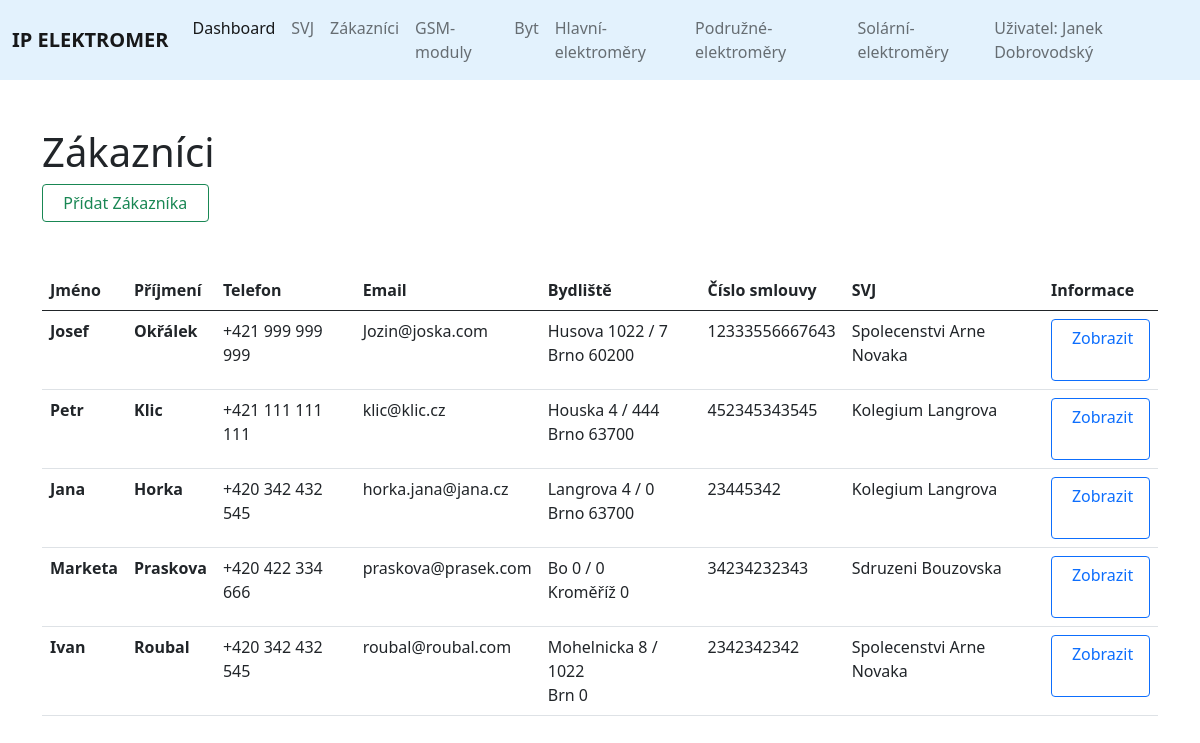
/customers, run on an earlier commit of the app's database.
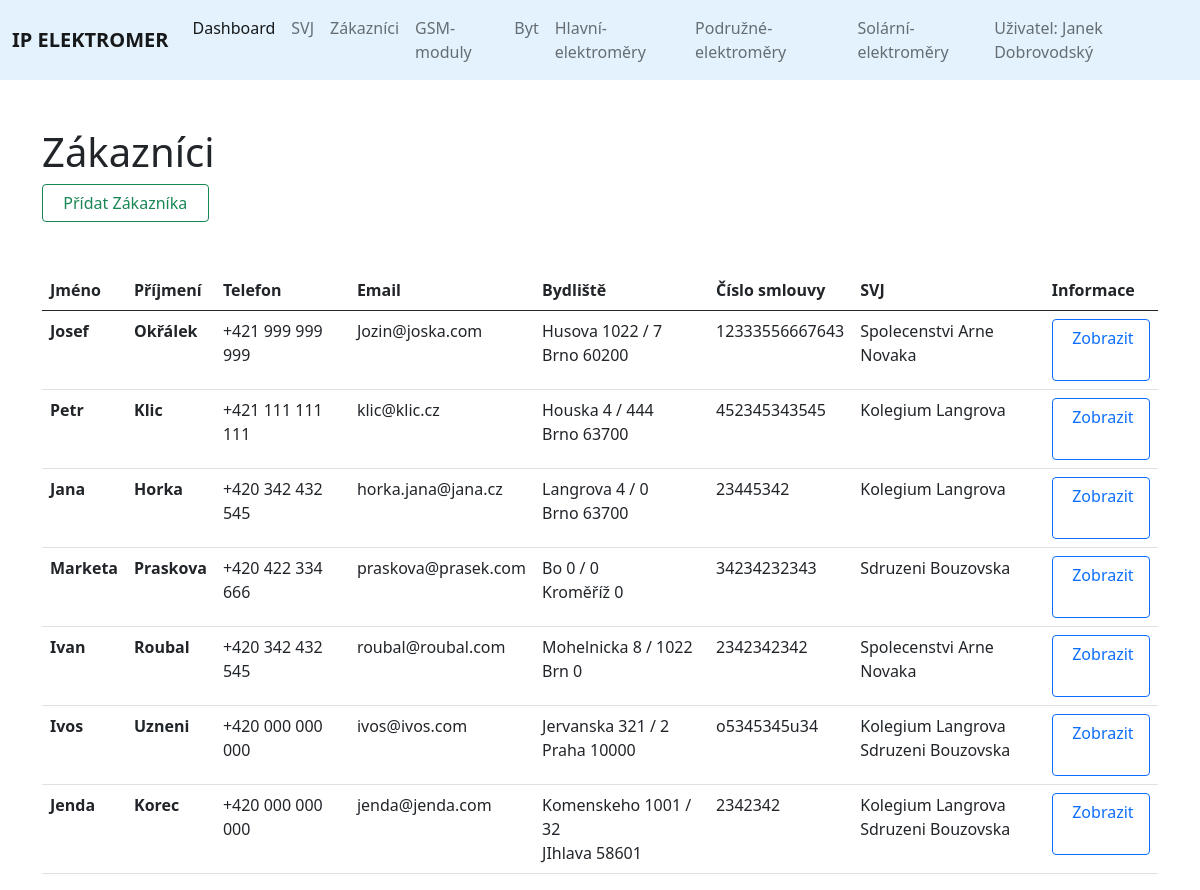
And on a later commit of the database.
### elektromer_app/models.py (models this page shows, shortened)
class Customer(models.Model):
	name = models.CharField(max_length=255, null=False)
	surname = models.CharField(max_length=255, null=False)
	phone = models.CharField(max_length=255, null=False)
	email = models.EmailField(max_length=244, null=False)
	address_street = models.CharField(max_length=255)
	address_orientation_number = models.IntegerField(default=0)
	address_number_subscription= models.IntegerField(default=0)
	address_city = models.CharField(max_length=255)
	address_postal_code = models.IntegerField(default=0)
	contract_number = models.CharField(max_length=255)
	svj = models.ManyToManyField(Svj)
	date_created = models.DateTimeField(auto_now_add=True, null=True)
	history = HistoricalRecords()

class Svj(models.Model):
	identification_number = models.CharField(max_length=255, null=False)
	from_date = models.DateField(null=False)
	to_date = models.DateField(blank=True, null=True)
	date_created = models.DateTimeField(auto_now_add=True, null=True)
	name = models.CharField(max_length=255)
	address_street = models.CharField(max_length=255)
	address_orientation_number = models.IntegerField(default=0)
	address_number_subscription= models.IntegerField(default=0)
	address_city = models.CharField(max_length=255)
	address_postal_code = models.IntegerField(default=0)
	account_number = models.CharField(max_length=255)
	energy_supply = models.CharField(max_length=255)
	number_of_flats = models.IntegerField(default=0, null=False)
	history = HistoricalRecords()
	def __str__(self):
		return self.name

### elektromer_app/views.py (the view)
# urls.py: path('customers', views.customers, name="customers"),
def customers(request):
	all_customers = Customer.objects.all()
	form = CustomerForm()
	return render (request, 'elektromer_app/customers.html', {'all_customers': all_customers,
	 'form': form, })

### templates/elektromer_app/customers.html (shortened to what this page needs)
{% extends 'elektromer_app/base.html' %}
	{% load static %}
	{% block content %}
<container>
	<div class="container" style=" min-width: 90vw;">
<br><br>
	<h1>Zákazníci</h1>
<a type="button" class="btn btn-outline-success" data-bs-toggle="modal" data-bs-target="#zakaznikModal" title="Timto tlačítkem můžete přidat zákazníka." href=''>&nbsp; Přídat Zákazníka &nbsp;</a></td>
     {% load crispy_forms_tags %}
<br><br><br>
	<center>
		<div class="tabulka" >
			<table class="table">
			  <thead>
			    <tr>
			      <th scope="col">Jméno</th>
			      <th scope="col">Příjmení</th>
			      <th scope="col">Telefon</th>
			      <th scope="col">Email</th>
			      <th scope="col">Bydliště</th>
			      <th scope="col">Číslo smlouvy</th>
			      <th scope="col">SVJ</th>
			      <th scope="col">Informace</th>
			    </tr>
			  </thead>
			  <tbody>
			  	{% for customer in all_customers %}
			    	<tr>
				      <th scope="row">{{customer.name}}</th>
				      <td><b>{{customer.surname}}</b></td>
				      <td>{{customer.phone}}</td>
				      <td>{{customer.email}}</td>
				      <td class="adresa" style="">{{customer.address_street}} {{customer.address_orientation_number}} / {{customer.address_number_subscription}}<br>{{customer.address_city}} {{customer.address_postal_code}}</td>
				      <td>{{customer.contract_number}}</td>
				      <td>{% for svj in customer.svj.all %}
				      {{svj}}<br>
				      		{% endfor %}
				      </td>
				      <td><a type="button" class="btn btn-outline-primary" data-bs-toggle="tooltip" title="Timto tlačítkem můžete přejít k zobrazení tohoto zákazníka." href='{% url "customer" customer.id %}'>&nbsp;Zobrazit &nbsp;</a></td>
			    	</tr>
			    {% endfor %}
			  </tbody>
			</table>
    	</div>
	</center>
</div>
	{% endblock %}

### templates/elektromer_app/base.html (shortened to what this page needs)
{% load static %}
{% load i18n %}
{% language 'cz' %}
<!doctype html>
	<html lang="en">
	  <head>
	    <link rel="stylesheet"  href="">
	    <link href="https://cdn.jsdelivr.net/npm/bootstrap@5.0.2/dist/css/bootstrap.min.css" rel="stylesheet">
	  </head>
	  <body>
	  {% include "elektromer_app/navbar.html" %}
	  	{% block content %}
		{% endblock %}
	  </body>
     </html>
     {% endlanguage %}

### templates/elektromer_app/navbar.html (shortened to what this page needs)
<nav class="navbar navbar-expand-lg navbar-light" style="background-color: #e3f2fd;">
  <div class="container-fluid">
    <a class="navbar-brand" href="#"><b>IP ELEKTROMER</b></a>
    <div class="collapse navbar-collapse" id="navbarText">
      <ul class="navbar-nav me-auto mb-2 mb-lg-0">
        <li class="nav-item">
          <a class="nav-link active" aria-current="page" href="{% url 'home' %}">Dashboard</a>
        </li>
        <li class="nav-item">
          <a class="nav-link" href="{% url 'svj' %}">SVJ</a>
        </li>
        <li class="nav-item">
          <a class="nav-link" href="{% url 'customers' %}">Zákazníci</a>
        </li>
        <li class="nav-item">
          <a class="nav-link" href="{% url 'gsm_moduls' %}">GSM-moduly</a>
        </li>
        <li class="nav-item">
          <a class="nav-link" href="{% url 'flat' %}">Byt</a>
        </li>
        <li class="nav-item">
          <a class="nav-link" href="{% url 'main_electrometers' %}">Hlavní-elektroměry</a>
        </li>
        <li class="nav-item">
          <a class="nav-link" href="{% url 'sub_electrometers' %}">Podružné-elektroměry</a>
        </li>
        <li class="nav-item">
          <a class="nav-link" href="{% url 'solar_electrometers' %}">Solární-elektroměry</a>
        </li>
      </ul>
      <span class="navbar-text">
        Uživatel: Janek Dobrovodský
      </span>
    </div>
  </div>
</nav>

What changed in the data, as far as the page shows it:
added Customer: name "Ivos", surname "Uzneni", phone "+420 000 000 000", email "ivos@ivos.com", address_street "Jervanska", address_orientation_number "321", address_number_subscription "2", address_city "Praha", address_postal_code "10000", contract_number "o5345345u34", Svj (name "Kolegium Langrova"), Svj (name "Sdruzeni Bouzovska")
added Customer: name "Jenda", surname "Korec", phone "+420 000 000 000", email "jenda@jenda.com", address_street "Komenskeho", address_orientation_number "1001", address_number_subscription "32", address_city "JIhlava", address_postal_code "58601", contract_number "2342342", Svj (name "Kolegium Langrova"), Svj (name "Sdruzeni Bouzovska")
